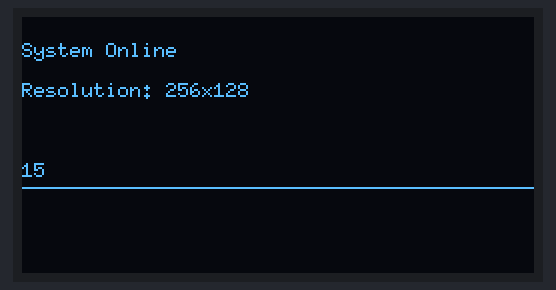
Bench run of a sketch on a simulated Arduino Uno, built with avr-gcc and run on an emulated ATmega328P. On the bench: 256×128 one-colour display.

Above: at 0.8 s.
At 27.3 s:
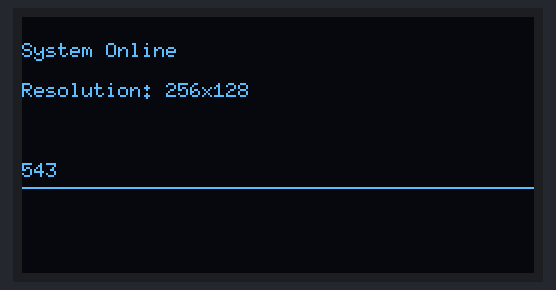

The sketch:

working_spi.ino
```cpp
#include <Arduino.h>
#include <U8g2lib.h>
#include <SPI.h>

// CONSTRUCTOR: Using Page Buffer (_1_) and Hardware SPI (_HW_SPI)
// Pins: CS=10, DC=9, Reset=8. (SCL must be 13, SDA must be 11)
U8G2_SSD1363_256X128_1_4W_HW_SPI u8g2(U8G2_R0, /* cs=*/ 7, /* dc=*/ 9, /* reset=*/ 8);

void setup() {
  u8g2.begin();
}

int counter = 0;

void loop() {
  // Page Buffer Loop: This saves ~3.5KB of RAM
  u8g2.firstPage();

  do {
    // Use a small, efficient font to save Flash space
    u8g2.setFont(u8g2_font_6x10_tf);

    // The F() macro keeps the text out of your precious RAM
    u8g2.setCursor(0, 20);
    u8g2.print(F("System Online"));

    u8g2.setCursor(0, 40);
    u8g2.print(F("Resolution: 256x128"));
    u8g2.setCursor(0, 80);
    u8g2.print(counter++);

    // Draw a simple line (uses less space than complex shapes)
    u8g2.drawHLine(0, 85, 256);

  } while (u8g2.nextPage());
//delay(100);
}
```
